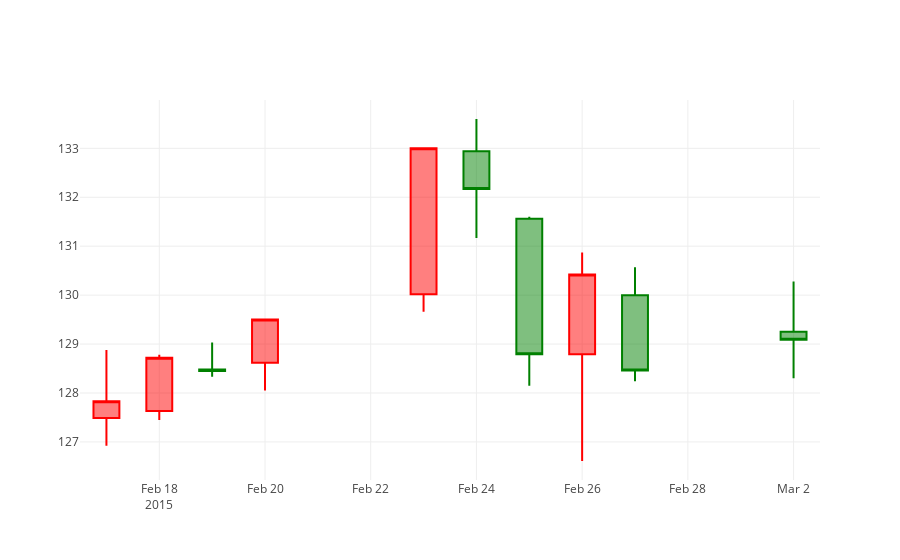

Notebook code cell kept with this figure:
### Markdown cell above
## 自定义颜色

### Code cell
trace = go.Candlestick(
    x=m_df['Date'],
    open=m_df['AAPL.Open'],
    high=m_df['AAPL.High'],
    low=m_df['AAPL.Low'],
    close=m_df['AAPL.Close'],
    increasing=dict(line=dict(color= 'red')),
    decreasing=dict(line=dict(color= 'green')),
)

layout = go.Layout(
    xaxis = dict(
        rangeslider = dict(
            visible = False
        )
    )
)

data = [trace]

fig = go.Figure(data=data,layout=layout)
plotly.offline.iplot(fig)

### Figure 1 — Plotly figure (JSON) as saved in the notebook; plotly's stock layout.template omitted (floating-point values rounded to 4 significant figures)
{"data": [{"close": [127.8, 128.7, 128.4, 129.5, 133, 132.2, 128.8, 130.4, 128.5, 129.1], "decreasing": {"line": {"color": "green"}}, "high": [128.9, 128.8, 129.0, 129.5, 133, 133.6, 131.6, 130.9, 130.6, 130.3], "increasing": {"line": {"color": "red"}}, "low": [126.9, 127.4, 128.3, 128.1, 129.7, 131.2, 128.1, 126.6, 128.2, 128.3], "open": [127.5, 127.6, 128.5, 128.6, 130.0, 132.9, 131.6, 128.8, 130, 129.2], "type": "candlestick", "uid": "ea97ff48-540c-4a92-94c8-231cb15ab2af", "x": ["2015-02-17", "2015-02-18", "2015-02-19", "2015-02-20", "2015-02-23", "2015-02-24", "2015-02-25", "2015-02-26", "2015-02-27", "2015-03-02"]}], "layout": {"xaxis": {"rangeslider": {"visible": false}}}}
